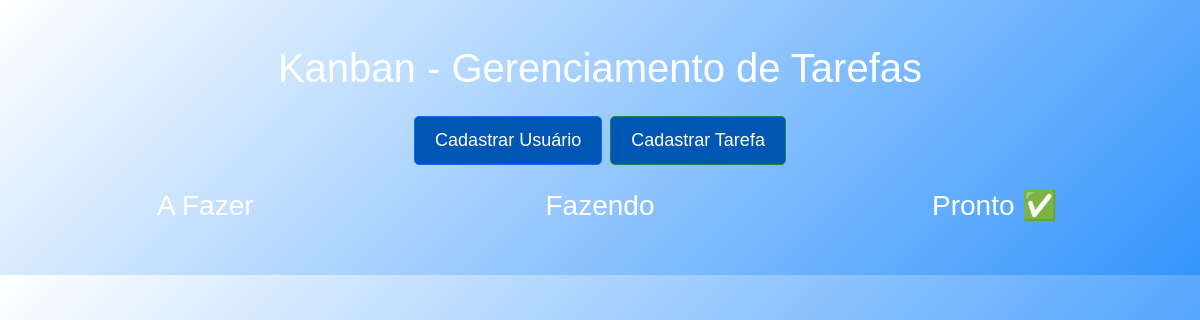
Before: / with the older database file.
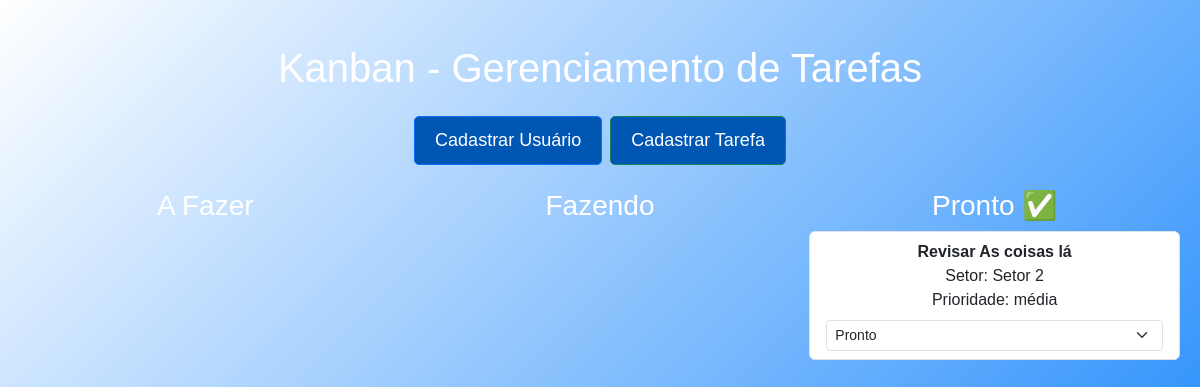
After: the same page with the newer database file.
### tables this page shows
CREATE TABLE tarefas (
            id INTEGER PRIMARY KEY AUTOINCREMENT,
            id_usuario INTEGER,
            descricao TEXT NOT NULL,
            setor TEXT NOT NULL,
            prioridade TEXT NOT NULL,
            data_cadastro TEXT NOT NULL,
            status TEXT DEFAULT 'a fazer',
            FOREIGN KEY (id_usuario) REFERENCES usuarios(id)
        );

### app.py (the view)
@app.route('/')
def index():
    conn = sqlite3.connect('database.db')
    c = conn.cursor()
    c.execute("SELECT * FROM tarefas")
    tarefas = c.fetchall()
    conn.close()
    return render_template('index.html', tarefas=tarefas)

### templates/index.html (shortened to what this page needs)
<!DOCTYPE html>
<html lang="pt-BR">
<head>
    <link href="https://cdn.jsdelivr.net/npm/bootstrap@5.3.0/dist/css/bootstrap.min.css" rel="stylesheet">
</head>
<body>
    <div class="container py-4">
        <h1 class="text-center mb-4">Kanban - Gerenciamento de Tarefas</h1>
        <div class="d-flex justify-content-center mb-4">
            <a href="/add_usuario" class="btn btn-primary me-2">Cadastrar Usuário</a>
            <a href="/add_tarefa" class="btn btn-success">Cadastrar Tarefa</a>
        </div>
        <div class="row">
            <div class="col-md-4">
                <h3 class="text-center"> A Fazer</h3>
            </div>
            <div class="col-md-4">
                <h3 class="text-center">Fazendo</h3>
            </div>
            <div class="col-md-4">
                <h3 class="text-center">Pronto ✅</h3>
                <ul class="list-group">
                    {% for tarefa in tarefas if tarefa[6] == 'pronto' %}
                        <li class="list-group-item pronto">
                            <strong>{{ tarefa[2] }}</strong><br>
                            Setor: {{ tarefa[3] }}<br>
                            Prioridade: {{ tarefa[4] }}
                            <form action="{{ url_for('mudar_status', tarefa_id=tarefa[0]) }}" method="post" class="mt-2">
                                <select name="status" class="form-select form-select-sm" onchange="this.form.submit()">
                                    <option value="pronto" {% if tarefa[6] == 'pronto' %}selected{% endif %}>Pronto</option>
                                </select>
                            </form>
                        </li>
                    {% endfor %}
                </ul>
            </div>
        </div>
    </div>
</body>
</html>

### templates/index.html (style rules this page uses)
body { font-family: Arial, sans-serif; margin: 0; padding: 0; background: linear-gradient(135deg,rgb(255, 255, 255) 0%,rgb(53, 149, 252) 100%); color: #ffffff; }
.container { max-width: 1200px; margin: 20px auto; padding: 20px; text-align: center; }
.btn { display: inline-block; padding: 10px 20px; background-color: #0056b3; color: #FFFFFF; text-decoration: none; font-size: 18px; border-radius: 5px; transition: 0.3s; }

Changed rows visible on the page:
added tarefas: descricao "Revisar As coisas lá", setor "Setor 2", prioridade "média", status "Pronto"
